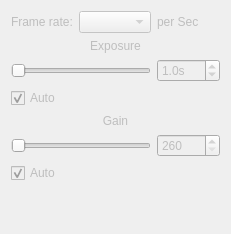
    <widget class="QWidget" name="tabCamera">
     <property name="enabled">
      <bool>false</bool>
     </property>
     <attribute name="title">
      <string>Camera</string>
     </attribute>
     <layout class="QGridLayout" name="gridLayout">
      <item row="0" column="1">
       <widget class="QLabel" name="frameRateLabel">
        <property name="text">
         <string>Frame rate:</string>
        </property>
        <property name="alignment">
         <set>Qt::AlignLeading|Qt::AlignLeft|Qt::AlignVCenter</set>
        </property>
       </widget>
      </item>
      <item row="0" column="2">
       <widget class="QComboBox" name="frameRateSelection"/>
      </item>
      <item row="0" column="3">
       <widget class="QLabel" name="frameRateLabel_2">
        <property name="text">
         <string>per Sec</string>
        </property>
        <property name="alignment">
         <set>Qt::AlignLeading|Qt::AlignLeft|Qt::AlignVCenter</set>
        </property>
       </widget>
      </item>
      <item row="1" column="1" colspan="3">
       <widget class="QLabel" name="exposureLabel">
        <property name="text">
         <string>Exposure</string>
        </property>
        <property name="alignment">
         <set>Qt::AlignCenter</set>
        </property>
       </widget>
      </item>
      <item row="2" column="1" colspan="2">
       <widget class="QSlider" name="exposureSlider">
        <property name="sizePolicy">
         <sizepolicy hsizetype="Expanding" vsizetype="Fixed">
          <horstretch>0</horstretch>
          <verstretch>0</verstretch>
         </sizepolicy>
        </property>
        <property name="minimumSize">
         <size>
          <width>10</width>
          <height>0</height>
         </size>
        </property>
        <property name="minimum">
         <number>0</number>
        </property>
        <property name="maximum">
         <number>255</number>
        </property>
        <property name="orientation">
         <enum>Qt::Horizontal</enum>
        </property>
        <property name="tickPosition">
         <enum>QSlider::NoTicks</enum>
        </property>
        <property name="tickInterval">
         <number>16</number>
        </property>
       </widget>
      </item>
      <item row="2" column="3">
       <widget class="QExposureSpinBox" name="exposureSpinBox">
        <property name="suffix">
         <string>s</string>
        </property>
        <property name="decimals">
         <number>1</number>
        </property>
        <property name="singleStep">
         <double>0.500000000000000</double>
        </property>
        <property name="value">
         <double>1.000000000000000</double>
        </property>
       </widget>
      </item>
      <item row="3" column="1">
       <widget class="QCheckBox" name="autoExposure">
        <property name="text">
         <string>Auto</string>
        </property>
        <property name="checked">
         <bool>true</bool>
        </property>
       </widget>
      </item>
      <item row="4" column="1" colspan="3">
       <widget class="QLabel" name="gainLabel">
        <property name="text">
         <string>Gain</string>
        </property>
        <property name="alignment">
         <set>Qt::AlignCenter</set>
        </property>
       </widget>
      </item>
      <item row="5" column="1" colspan="2">
       <widget class="QSlider" name="gainSlider">
        <property name="sizePolicy">
         <sizepolicy hsizetype="Expanding" vsizetype="Fixed">
          <horstretch>0</horstretch>
          <verstretch>0</verstretch>
         </sizepolicy>
        </property>
        <property name="minimumSize">
         <size>
          <width>10</width>
          <height>0</height>
         </size>
        </property>
        <property name="minimum">
         <number>0</number>
        </property>
        <property name="maximum">
         <number>255</number>
        </property>
        <property name="orientation">
         <enum>Qt::Horizontal</enum>
        </property>
        <property name="tickPosition">
         <enum>QSlider::NoTicks</enum>
        </property>
        <property name="tickInterval">
         <number>16</number>
        </property>
       </widget>
      </item>
      <item row="5" column="3">
       <widget class="QDoubleSpinBox" name="gainSpinBox">
        <property name="decimals">
         <number>0</number>
        </property>
        <property name="minimum">
         <double>260.000000000000000</double>
        </property>
        <property name="maximum">
         <double>1023.000000000000000</double>
        </property>
        <property name="singleStep">
         <double>1.000000000000000</double>
        </property>
        <property name="value">
         <double>260.000000000000000</double>
        </property>
       </widget>
      </item>
      <item row="6" column="1">
       <widget class="QCheckBox" name="autoGain">
        <property name="text">
         <string>Auto</string>
        </property>
        <property name="checked">
         <bool>true</bool>
        </property>
       </widget>
      </item>
      <item row="7" column="2">
       <spacer name="verticalSpacer_2">
        <property name="orientation">
         <enum>Qt::Vertical</enum>
        </property>
        <property name="sizeHint" stdset="0">
         <size>
          <width>20</width>
          <height>40</height>
         </size>
        </property>
       </spacer>
      </item>
     </layout>
    </widget>
